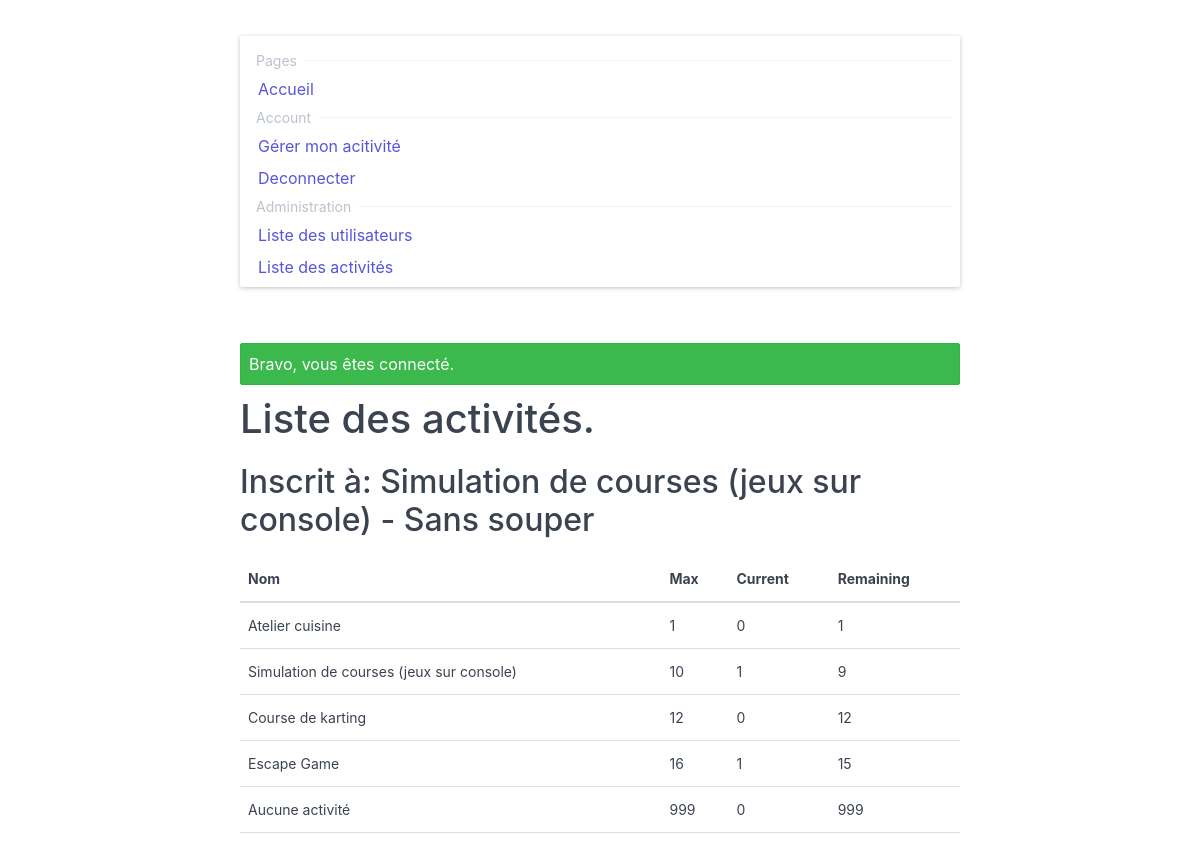
The page /activities/index.php (signed in) on the database its author committed.
### tables this page shows
CREATE TABLE `activities` (
  `id` int(10) NOT NULL,
  `name` varchar(255) NOT NULL,
  `description` varchar(255) NOT NULL,
  `max` int(3) NOT NULL
);

### app/controllers/activities/index.php (called while the page is built, shortened)
<?php
require_once 'database/connect.php';
actionRequireUser();
$activities = Database::all('activities');
foreach ($activities as $activity) {
  $obj = new Activity($activity);
  $view['activities'][] = $obj;
}
include_once 'views/layouts/default.php';

### public/activities/index.php (called while the page is built, shortened)
<?php
require_once 'controllers/activities/index.php';

### app/database/connect.php (called while the page is built, shortened)
<?php
class Database
{
  private static function connectionInit()
  {
    $connection = new PDO("mysql:host=" . self::DB_SERVER . ";dbname=" . self::DB_DATABASE . ";charset=utf8", self::DB_USERNAME, self::DB_PASSWORD);
    return $connection;
  }
  public static function all($table, $order = "id", $limit = 1000)
  {
    $query = self::connectionInit()->prepare("SELECT * FROM `" . $table . "` ORDER BY `" . $order . "` ASC LIMIT " . $limit . "");
    $query->execute();
    return $query->fetchAll(PDO::FETCH_OBJ);
  }
  public static function where($table, $field, $value, $column_order = "id")
  {
    $query = self::connectionInit()->prepare("SELECT * FROM `" . $table . "` WHERE `" . $field . "` = :" . $field . " ORDER BY `" . $column_order . "` DESC LIMIT 1");
    $query->execute([$field => $value]);
    return $query->fetch(PDO::FETCH_OBJ);
  }
  public static function allWhere($table, $field, $value, $column_order = "id")
  {
    $query = self::connectionInit()->prepare("SELECT * FROM `" . $table . "` WHERE `" . $field . "` = :" . $field . " ORDER BY `" . $column_order . "`");
    $query->execute([$field => $value]);
    return $query->fetchAll(PDO::FETCH_OBJ);
  }
}

### app/helpers/user.php (called while the page is built, shortened)
<?php
function currentUser()
{
  if (isset($_SESSION['user']['user_id']) && isset($_SESSION['user']['user_token'])) {
    $user = Database::where('users', 'session_token', $_SESSION['user']['user_token']);
    return new User($user);
  }
}
function isAdmin()
{
  return (currentUser() && currentUser()->is_admin == 1) ? true : false;
}
function actionRequireUser()
{
  if (!currentUser()) {
    flashAdd('error', "Vous devez être connecté pour accéder à cette page.");
    header('Location: /error404.php');
    die;
  }
}

### app/models/user.php (called while the page is built, shortened)
<?php
class User {
  public ?int $id               = null;
  public function has_activity() {
    $user = Database::where('users_activities', 'user_id', (int) $this->id);
    return empty($user) ? false : true;
  }
  public function activity() {
    if($this->has_activity()) {
      $ua = Database::where('users_activities', 'user_id', (int) $this->id);
      $a = new Activity(Database::where('activities', 'id', $ua->activity_id));
      $a->dinner = $ua->dinner;
      return $a;
    }
    return null;
  }
}

### app/models/activity.php (called while the page is built, shortened)
<?php
class Activity {
  public ?int $id      = null;
  public ?int $max = null;
  public function countUsers() {
    $users = Database::allWhere('users_activities', 'activity_id', (int) $this->id);
    return sizeof($users);
  }
  public function remainingUsers() {
    return $this->max - $this->countUsers();
  }
}

### app/views/activities/index.php (the view, shortened to what this page needs)
<h1>Liste des activités.</h1>
<?php if (currentUser()->has_activity()) : ?>
  <h2>Inscrit à: <?= currentUser()->activity()->name ?> - <?= currentUser()->activity()->dinner ? "Avec souper" : "Sans souper" ?></h2>
<?php else : ?>
  <h2>Vous devez vous inscrire à une activité.</h2>
<?php endif ?>
<table class="table">
  <thead>
    <tr>
      <th>Nom</th>
      <th>Max</th>
      <th>Current</th>
      <th>Remaining</th>
    </tr>
  </thead>
  <tbody>
    <?php foreach ($view['activities'] as $activity) : ?>
      <tr>
        <td><?= $activity->name ?></td>
        <td><?= $activity->max ?></td>
        <td><?= $activity->countUsers() ?></td>
        <td><?= $activity->remainingUsers() ?></td>
      </tr>
    <?php endforeach ?>
</table>

### app/views/layouts/default.php (shortened to what this page needs)
<!DOCTYPE html>
<html lang="en">
<head>
  <link rel="stylesheet" href="/assets/stylesheets/spectre-exp.min.css">
  <link rel="stylesheet" href="/assets/stylesheets/spectre-icons.min.css">
  <link rel="stylesheet" href="/assets/stylesheets/spectre.min.css">
</head>
<body>
<?php include_once "views/layouts/layout_header.php"; ?>
<?php include_once "views/layouts/layout_alert.php"; ?>
<?php include_once "views/{$actionView}";?>
</body>
</html>

### app/views/layouts/layout_header.php
<ul class="menu">
<li class="divider" data-content="Pages"></li>
  <li><a href="/">Accueil</a></li>
  <li class="divider" data-content="Account"></li>
  <?php if (!currentUser()) : ?>
    <li><a href="/sessions/new.php">Se connecter</a></li>
    <li><a href="/users/new.php">S'inscrire</a></li>
  <?php else : ?>
    <li><a href="/activities/index.php">Gérer mon acitivité</a></li>
    <li><a href="/sessions/destroy.php">Deconnecter</a></li>
  <?php endif ?>
  <?php if (isAdmin()) : ?>
    <li class="divider" data-content="Administration"></li>
    <li><a href="/admin/list_users.php">Liste des utilisateurs</a></li>
    <li><a href="/admin/list_activities.php">Liste des activités</a></li>
  <?php endif ?>
</ul>

### app/views/layouts/layout_alert.php (shortened to what this page needs)
<?php if (!empty($_SESSION['alert'])) : ?>
  <?php foreach ($_SESSION['alert'] as $alert) : ?>
    <div class="toast toast-<?= $alert['type'] ?>">
      <?= $alert['message'] ?>
    </div>
  <?php endforeach ?>
<?php endif ?>

### rows shown on the page
activities: name "Atelier cuisine", max "1", countUsers "0", remainingUsers "1"
activities: name "Simulation de courses (jeux sur console)", max "10", countUsers "1", remainingUsers "9"
activities: name "Course de karting", max "12", countUsers "0", remainingUsers "12"
activities: name "Escape Game", max "16", countUsers "1", remainingUsers "15"
activities: name "Aucune activité", max "999", countUsers "0", remainingUsers "999"

### other values the page prints
$alert['message'] "Bravo, vous êtes connecté."
currentUser()->activity()->name "Simulation de courses (jeux sur console)"
